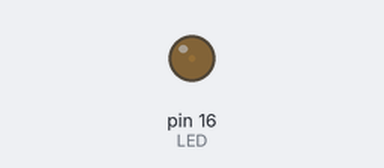
The program below on a simulated Raspberry Pi (header pin numbers). Shown: output pins drawn as LEDs (lit = HIGH).

Above: at 0.05 s.
At 2.25 s:
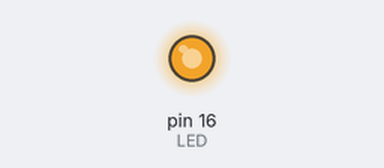
At 3.35 s:
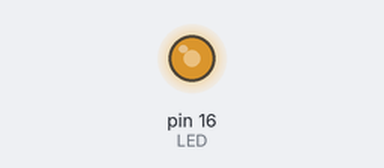
At 4.5 s:
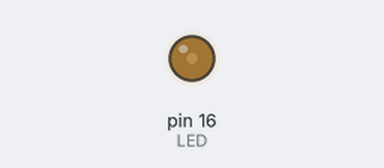
Timing chart, 0 to 6.5 s (numbered marks = the images above):
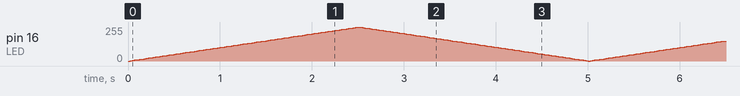

The program:

PWM_LED.py
```python
import RPi.GPIO as gpio
import time

# Constants
LED = 16  # GPIO pin number for the LED

# GPIO Setup
gpio.setmode(gpio.BOARD)  # Use BOARD pin numbering
gpio.setup(LED, gpio.OUT)  # Set pin 16 as an output for the LED

# PWM Setup
pwm = gpio.PWM(LED, 50)  # Initialize PWM on pin 16 with a frequency of 50Hz
pwm.start(0)  # Start PWM with a duty cycle of 0%

try:
    while True:  # Infinite loop
        # Increasing Brightness
        for i in range(100):  # Duty cycle from 0% to 100%
            pwm.ChangeDutyCycle(i)  # Change brightness
            time.sleep(0.025)  # Short delay for smooth transition

        # Decreasing Brightness
        for i in range(100):  # Duty cycle from 100% to 0%
            pwm.ChangeDutyCycle(100 - i)  # Change brightness
            time.sleep(0.025)  # Short delay for smooth transition

except KeyboardInterrupt:  # Handle keyboard interrupt
    gpio.cleanup()  # Clean up GPIO settings
```
